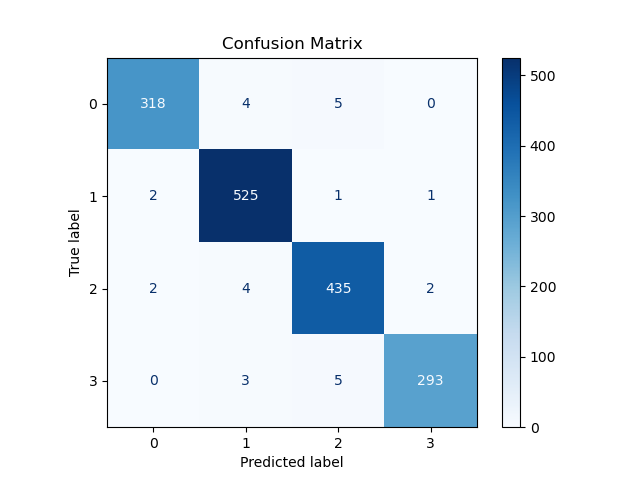

Write Python code to recreate this figure.
import pandas as pd
import matplotlib.pyplot as plt
from sklearn.metrics import confusion_matrix, ConfusionMatrixDisplay
import sys


def main():
    try:
        real = pd.read_csv('datasets/dataset_train.csv')['Hogwarts House']
        predictions = pd.read_csv(f'datasets/{sys.argv[1]}.csv')['Hogwarts House']

        cm = confusion_matrix(real, predictions)
        disp = ConfusionMatrixDisplay(confusion_matrix=cm)
        disp.plot(cmap=plt.cm.Blues)

        plt.title("Confusion Matrix")
        plt.savefig('confusion_matrix.png')

    except Exception as e:
        print(f"Error: {e}")


if __name__ == "__main__":
    main()
